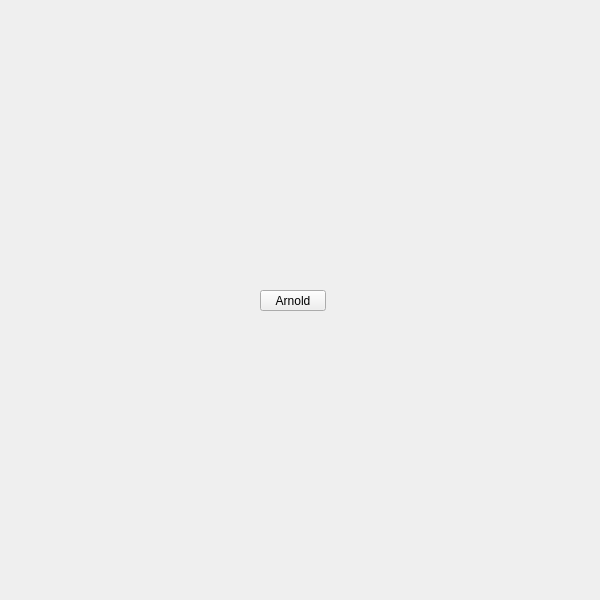
<?xml version="1.0" encoding="UTF-8"?>
<ui version="4.0">
 <class>QtUi</class>
 <widget class="QMainWindow" name="QtUi">
  <property name="enabled">
   <bool>true</bool>
  </property>
  <property name="geometry">
   <rect>
    <x>0</x>
    <y>0</y>
    <width>600</width>
    <height>600</height>
   </rect>
  </property>
  <property name="sizePolicy">
   <sizepolicy hsizetype="Ignored" vsizetype="Ignored">
    <horstretch>0</horstretch>
    <verstretch>0</verstretch>
   </sizepolicy>
  </property>
  <property name="minimumSize">
   <size>
    <width>0</width>
    <height>0</height>
   </size>
  </property>
  <property name="maximumSize">
   <size>
    <width>600</width>
    <height>600</height>
   </size>
  </property>
  <property name="toolButtonStyle">
   <enum>Qt::ToolButtonIconOnly</enum>
  </property>
  <property name="tabShape">
   <enum>QTabWidget::Triangular</enum>
  </property>
  <property name="dockNestingEnabled">
   <bool>true</bool>
  </property>
  <property name="dockOptions">
   <set>QMainWindow::AllowNestedDocks|QMainWindow::AllowTabbedDocks|QMainWindow::AnimatedDocks|QMainWindow::ForceTabbedDocks</set>
  </property>
  <widget class="QWidget" name="widget">
   <property name="sizePolicy">
    <sizepolicy hsizetype="Ignored" vsizetype="Ignored">
     <horstretch>0</horstretch>
     <verstretch>0</verstretch>
    </sizepolicy>
   </property>
   <widget class="QPushButton" name="i027">
    <property name="geometry">
     <rect>
      <x>260</x>
      <y>290</y>
      <width>66</width>
      <height>21</height>
     </rect>
    </property>
    <property name="minimumSize">
     <size>
      <width>0</width>
      <height>21</height>
     </size>
    </property>
    <property name="maximumSize">
     <size>
      <width>66</width>
      <height>21</height>
     </size>
    </property>
    <property name="accessibleName">
     <string>arnold</string>
    </property>
    <property name="text">
     <string>Arnold</string>
    </property>
   </widget>
  </widget>
 </widget>
 <resources/>
 <connections/>
 <designerdata>
  <property name="gridDeltaX">
   <number>5</number>
  </property>
  <property name="gridDeltaY">
   <number>10</number>
  </property>
  <property name="gridSnapX">
   <bool>true</bool>
  </property>
  <property name="gridSnapY">
   <bool>true</bool>
  </property>
  <property name="gridVisible">
   <bool>true</bool>
  </property>
 </designerdata>
</ui>
